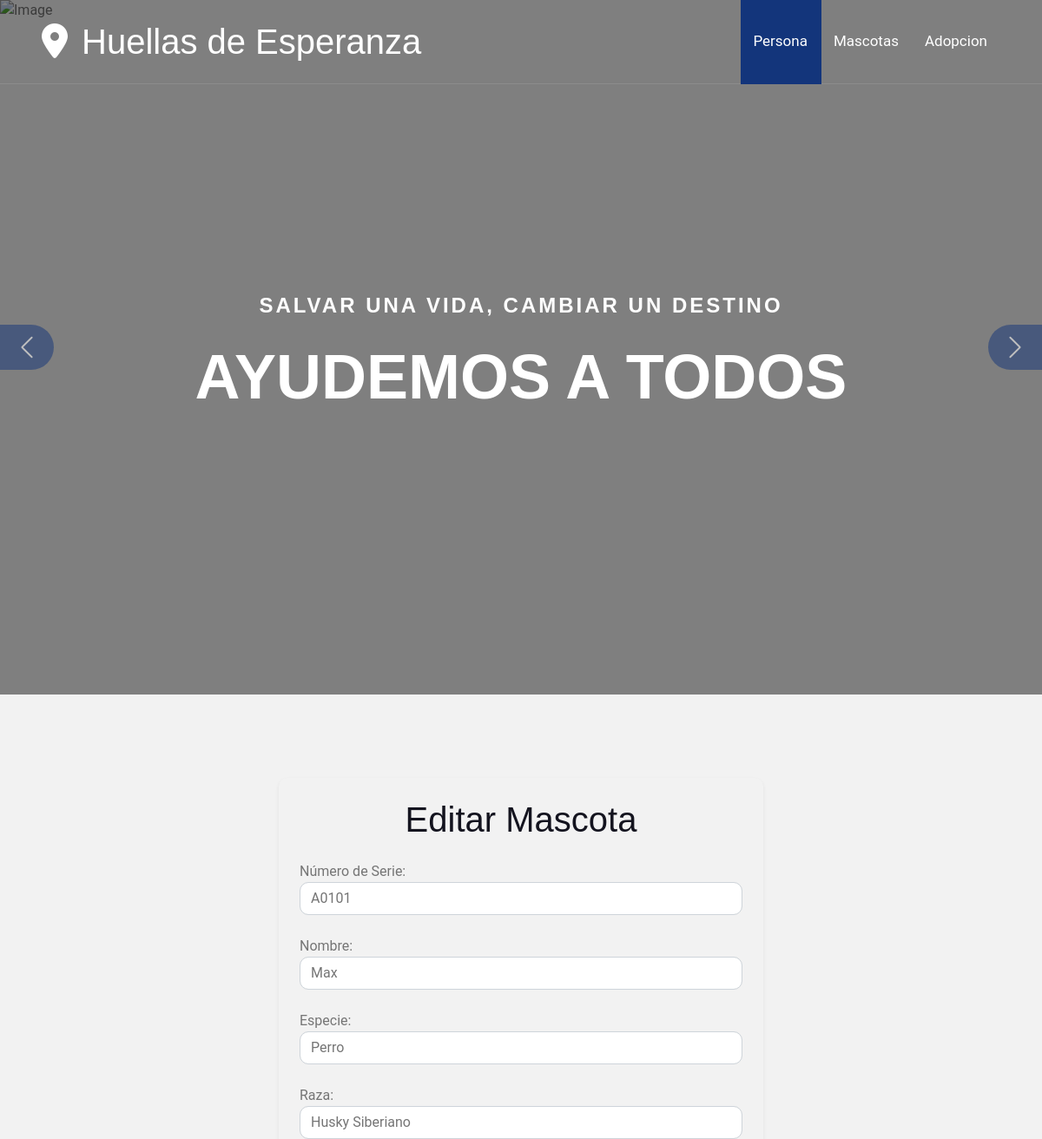
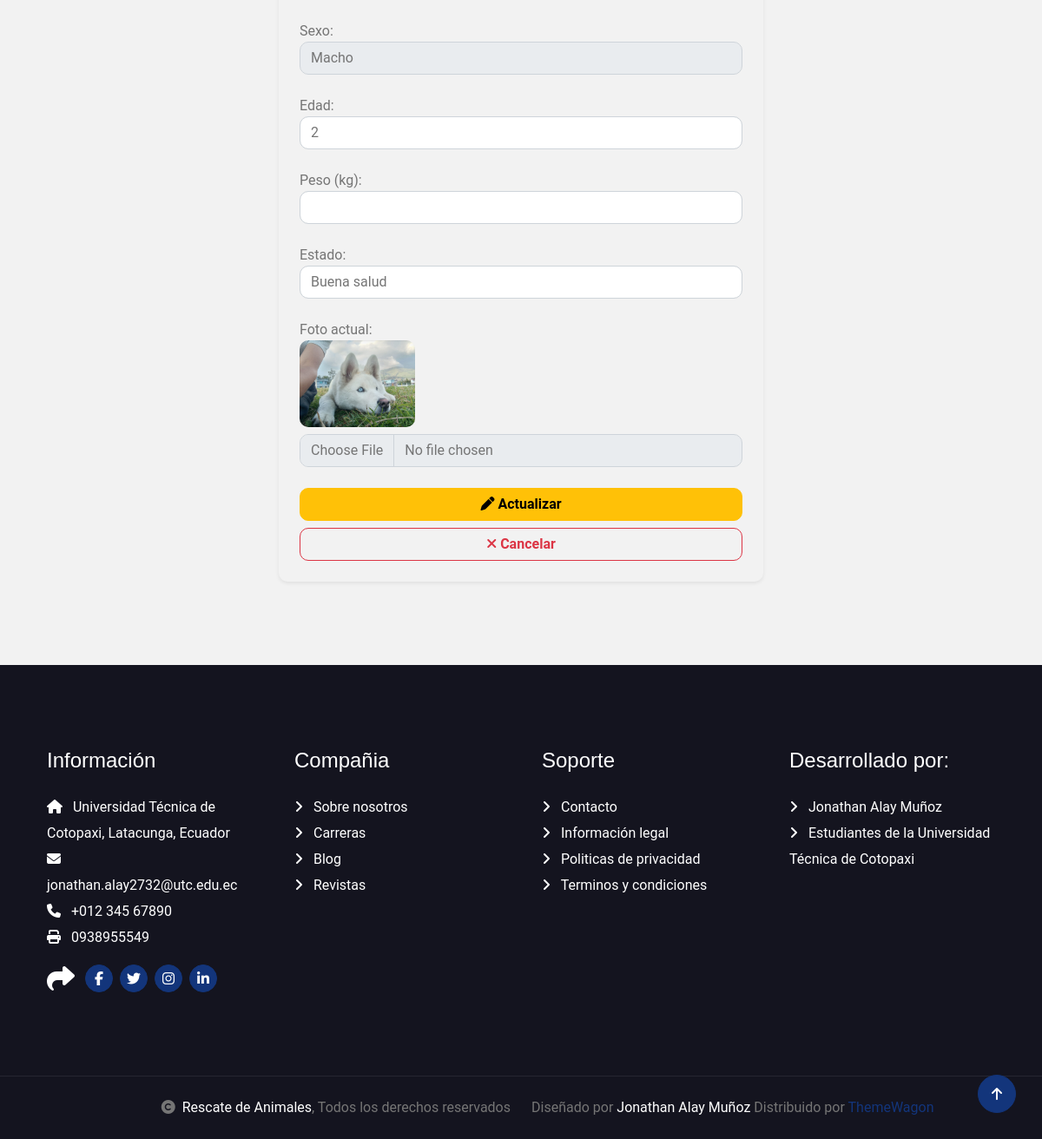
The app's page /editarMascota/1 with its own data (2 pictures, top to bottom).
### Aplicaciones/Adopcion/models.py (models this page shows, shortened)
class Mascota(models.Model):
    id_mas = models.AutoField(primary_key=True)
    numero_serie_mas = models.CharField(max_length=50, unique=True)
    nombre_mas = models.CharField(max_length=100)
    especie_mas = models.CharField(max_length=50)
    raza_mas = models.CharField(max_length=50, null=True, blank=True)
    sexo_mas = models.CharField(max_length=10)
    edad_mas = models.PositiveIntegerField()
    peso_mas = models.DecimalField(max_digits=5, decimal_places=2)
    foto_mas = models.ImageField(upload_to='fotos_mascotas/', null=True, blank=True)
    historial_mas = models.TextField(null=True, blank=True)
    estado_mas = models.CharField(max_length=20)
    fecha_registro_mas = models.DateField(auto_now_add=True)

### Aplicaciones/Adopcion/views.py (the view)
# urls.py: path('editarMascota/<id>', views.editarMascota),
def editarMascota(request, id):
    mascotaEditar = Mascota.objects.get(id_mas=id)
    return render(request, "editarMascota.html", {'mascotaEditar': mascotaEditar})

### Aplicaciones/Adopcion/templates/editarMascota.html (shortened to what this page needs)
{% extends './plantilla.html' %}
{% block contenido %}
<div class="row">
  <div class="col-md-3"></div>
  <div class="col-md-6 bg-light p-4 rounded-3 shadow-sm">
    <h1 class="mb-4 text-center">Editar Mascota</h1>
    <form action="/procesarEdicionMascota/{{ mascotaEditar.id_mas }}"
          method="post" enctype="multipart/form-data" id="frm_editar_mascota">
      <label for="numero_serie_mas">Número de Serie:</label>
      <input class="form-control" type="text" name="numero_serie_mas" id="numero_serie_mas"
             value="{{ mascotaEditar.numero_serie_mas }}" required><br>
      <label for="nombre_mas">Nombre:</label>
      <input class="form-control" type="text" name="nombre_mas" id="nombre_mas"
             value="{{ mascotaEditar.nombre_mas }}" required><br>
      <label for="especie_mas">Especie:</label>
      <input class="form-control" type="text" name="especie_mas" id="especie_mas"
             value="{{ mascotaEditar.especie_mas }}" required><br>
      <label for="raza_mas">Raza:</label>
      <input class="form-control" type="text" name="raza_mas" id="raza_mas"
             value="{{ mascotaEditar.raza_mas }}"><br>
      <label for="sexo_mas">Sexo:</label>
      <select class="form-control" name="sexo_mas" id="sexo_mas" required>
        <option value="Macho" {% if mascotaEditar.sexo_mas == 'Macho' %}selected{% endif %}>Macho</option>
      </select><br>
      <label for="edad_mas">Edad:</label>
      <input class="form-control" type="number" name="edad_mas" id="edad_mas"
             value="{{ mascotaEditar.edad_mas }}" required><br>
      <label for="peso_mas">Peso (kg):</label>
      <input class="form-control" type="number" step="0.1" name="peso_mas" id="peso_mas"
             value="{{ mascotaEditar.peso_mas }}" required><br>
      <label for="estado_mas">Estado:</label>
      <input class="form-control" type="text" name="estado_mas" id="estado_mas"
             value="{{ mascotaEditar.estado_mas }}" required><br>
      <label for="foto_mas">Foto actual:</label><br>
      {% if mascotaEditar.foto_mas %}
        <img src="{{ mascotaEditar.foto_mas.url }}" alt="foto" class="rounded mb-2" height="100"><br>
      {% else %}
        Ninguna<br>
      {% endif %}
      <input type="file" name="foto_mas" id="foto_mas" class="form-control"><br>
      <button class="btn btn-warning w-100" type="submit" id="btn_actualizar">
        <i class="fa fa-pen"></i> Actualizar
      </button>
      <a class="btn btn-outline-danger w-100 mt-2" href="/mascota">
        <i class="fa fa-times"></i> Cancelar
      </a>
    </form>
  </div>
  <div class="col-md-3"></div>
</div>
{% endblock %}

### Mascotas/static/plantilla/travela/css/style.css (style rules this page uses)
.btn { font-weight: 600; transition: .5s; }

### records on screen
Mascota: numero_serie_mas "A0101", nombre_mas "Max", especie_mas "Perro", raza_mas "Husky Siberiano", sexo_mas "Macho", edad_mas "2", estado_mas "Buena salud", foto_mas (picture)
